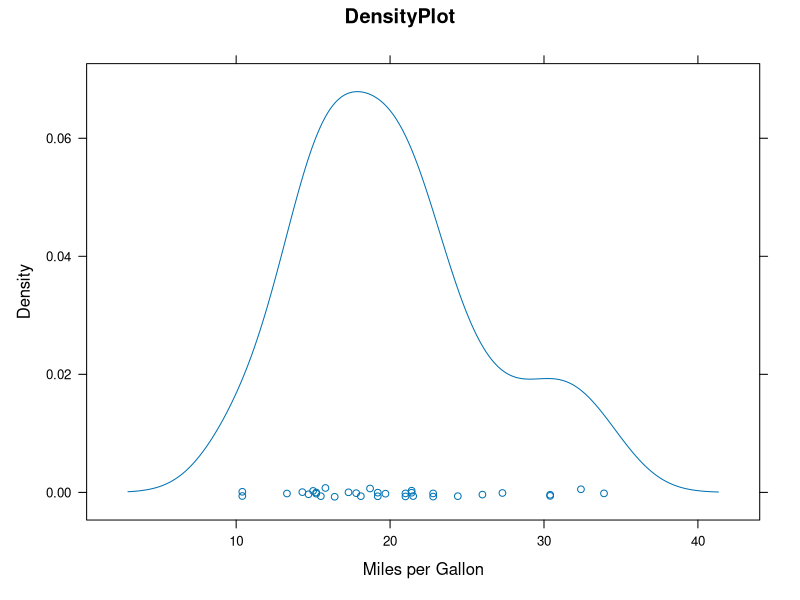
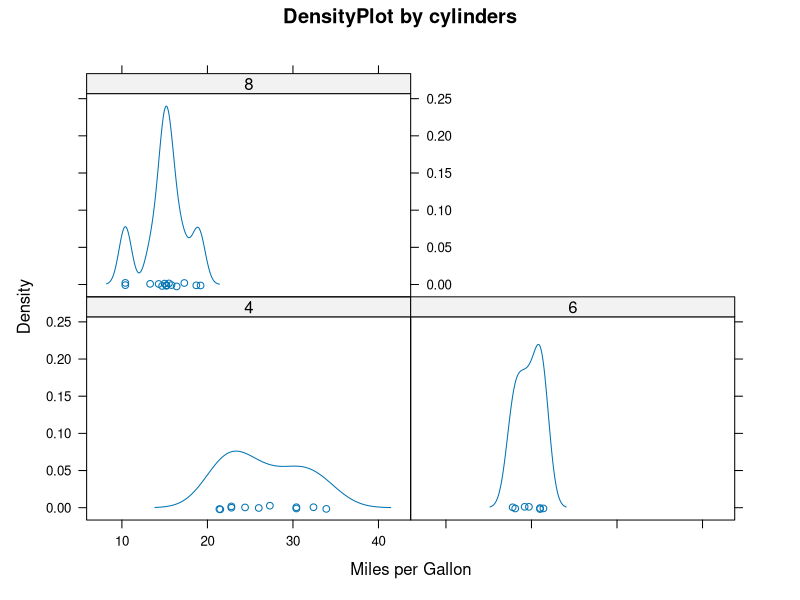
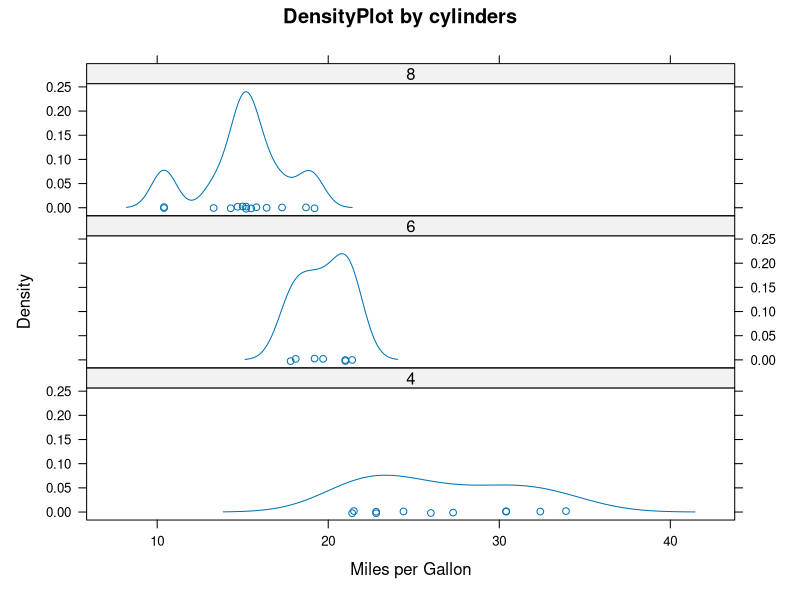
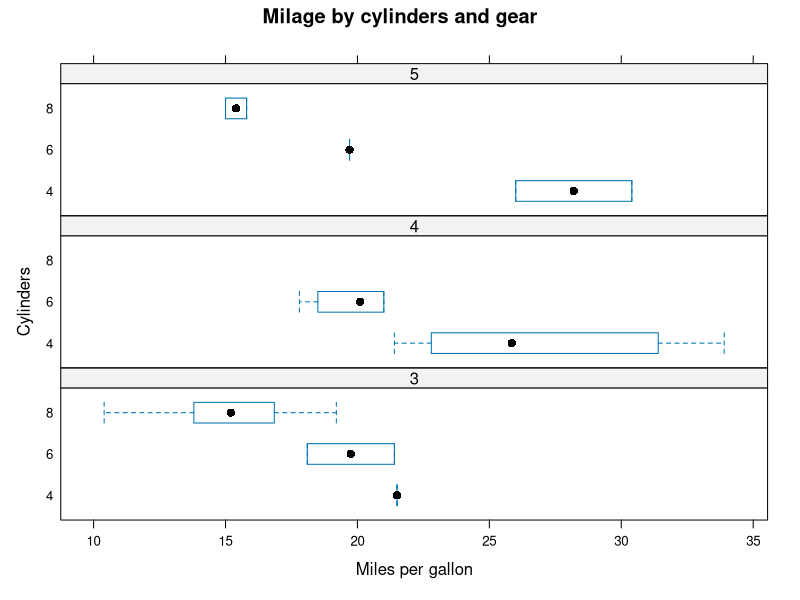
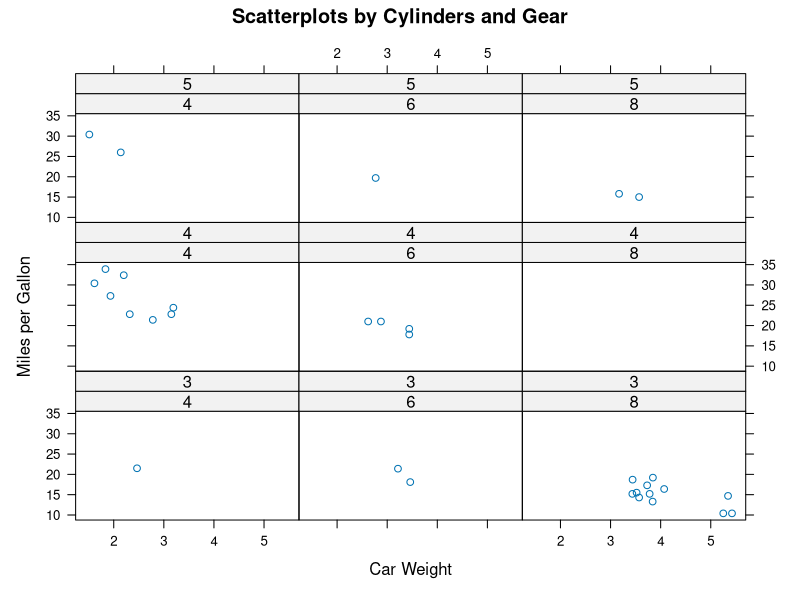
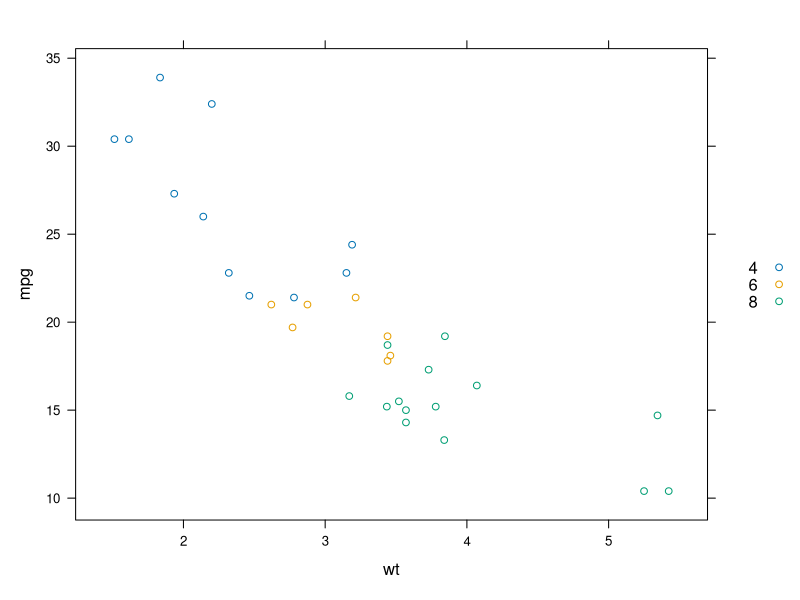
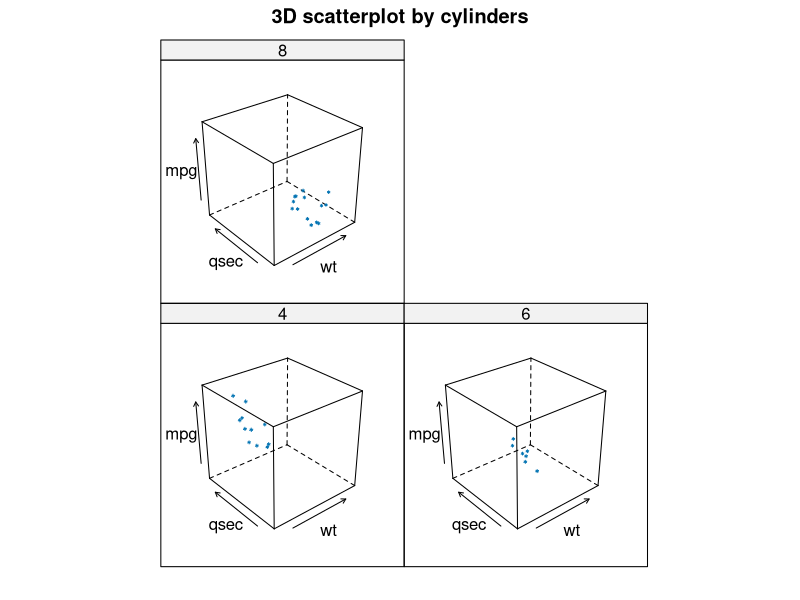
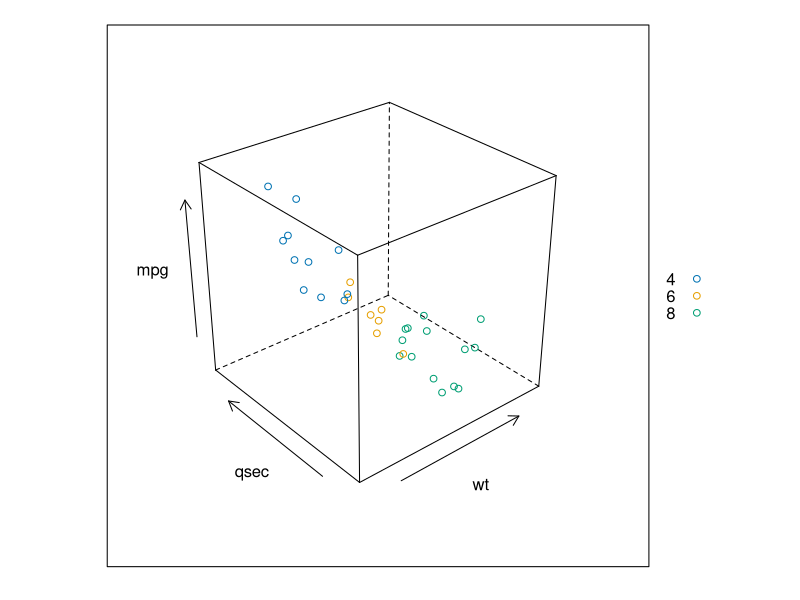

Here is the R script that generated these plots, in order:
library(lattice)

data(mtcars)

mtcars2=mtcars
mtcars2$gear=as.factor(mtcars2$gear)
mtcars2$cyl=as.factor(mtcars2$cyl)


##### kernel density plot
densityplot(~mpg, data=mtcars2, main="DensityPlot", xlab="Miles per Gallon")

##### kernel density plot by factor level
densityplot(~mpg|cyl, data=mtcars2, main="DensityPlot by cylinders",
            xlab="Miles per Gallon")


densityplot(~mpg|cyl, data=mtcars2, main="DensityPlot by cylinders",
            xlab="Miles per Gallon", layout=c(1,3))

###### boxplot for each combination of 2 factors
bwplot(cyl~mpg|gear, data=mtcars2, ylab="Cylinders", xlab="Miles per gallon",
       main="Milage by cylinders and gear", layout=c(1,3))

##### scatterplots for each combination of two factors
xyplot(mpg~wt|cyl*gear, data=mtcars2, main="Scatterplots by Cylinders and Gear",
       ylab="Miles per Gallon", xlab="Car Weight")

xyplot(mpg~wt, data=mtcars2, group=cyl, auto.key=T)

####### 3d scatterplot by factor level
cloud(mpg~wt*qsec|cyl, data=mtcars2, main="3D scatterplot by cylinders")

cloud(mpg~wt*qsec, data=mtcars2, group=cyl, auto.key=T)

####### dotplot for each combination of two factors
dotplot(cyl~mpg|gear, data=mtcars2, main="dotplot by number of Gears and Cylinders",
        xlab="Miles Per Gallon")

dotplot(cyl~mpg, data=mtcars2, main="dotplot by number of Gears and Cylinders",
        xlab="Miles Per Gallon", group=gear, auto.key=T)

###### scatterplot matrix
splom(mtcars2[c(1,3,4,5,6)], main="mtcars data")

